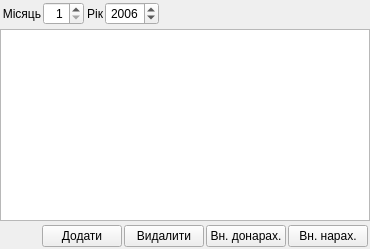
  <widget class="QDockWidget" name="dockWidget_subs">
   <property name="features">
    <set>QDockWidget::DockWidgetFloatable|QDockWidget::DockWidgetMovable</set>
   </property>
   <property name="windowTitle">
    <string>Таблиця СУБСИДІЇ</string>
   </property>
   <attribute name="dockWidgetArea">
    <number>2</number>
   </attribute>
   <widget class="QWidget" name="dockWidgetContents_2">
    <layout class="QGridLayout">
     <property name="horizontalSpacing">
      <number>0</number>
     </property>
     <property name="verticalSpacing">
      <number>2</number>
     </property>
     <property name="margin">
      <number>0</number>
     </property>
     <item row="1" column="0">
      <widget class="QTableView" name="tableView_subs">
       <property name="focusPolicy">
        <enum>Qt::ClickFocus</enum>
       </property>
       <property name="statusTip">
        <string>Таблиця СУБСИДІЇ</string>
       </property>
       <property name="sortingEnabled">
        <bool>true</bool>
       </property>
      </widget>
     </item>
     <item row="2" column="0">
      <layout class="QHBoxLayout">
       <property name="spacing">
        <number>2</number>
       </property>
       <property name="margin">
        <number>2</number>
       </property>
       <item>
        <spacer name="horizontalSpacer_15">
         <property name="orientation">
          <enum>Qt::Horizontal</enum>
         </property>
         <property name="sizeHint" stdset="0">
          <size>
           <width>40</width>
           <height>20</height>
          </size>
         </property>
        </spacer>
       </item>
       <item>
        <widget class="QPushButton" name="pushButton_add_subs">
         <property name="focusPolicy">
          <enum>Qt::ClickFocus</enum>
         </property>
         <property name="statusTip">
          <string>Додати новий запис</string>
         </property>
         <property name="text">
          <string>Додати</string>
         </property>
         <property name="icon">
          <iconset resource="tke/tke_rc">
           <normaloff>:/pictures/pictures/greplus.png</normaloff>:/pictures/pictures/greplus.png</iconset>
         </property>
         <property name="iconSize">
          <size>
           <width>12</width>
           <height>12</height>
          </size>
         </property>
         <property name="flat">
          <bool>false</bool>
         </property>
        </widget>
       </item>
       <item>
        <widget class="QPushButton" name="pushButton_del_subs">
         <property name="focusPolicy">
          <enum>Qt::ClickFocus</enum>
         </property>
         <property name="statusTip">
          <string>Видалити позначений запис</string>
         </property>
         <property name="text">
          <string>Видалити</string>
         </property>
         <property name="icon">
          <iconset resource="tke/tke_rc">
           <normaloff>:/pictures/pictures/greminus.png</normaloff>:/pictures/pictures/greminus.png</iconset>
         </property>
         <property name="iconSize">
          <size>
           <width>12</width>
           <height>12</height>
          </size>
         </property>
        </widget>
       </item>
       <item>
        <widget class="QPushButton" name="pushButton_insert_subs_form">
         <property name="enabled">
          <bool>true</bool>
         </property>
         <property name="text">
          <string>Вн. донарах.</string>
         </property>
         <property name="icon">
          <iconset resource="tke/tke_rc">
           <normaloff>:/pictures/pictures/korganizer.png</normaloff>:/pictures/pictures/korganizer.png</iconset>
         </property>
         <property name="iconSize">
          <size>
           <width>12</width>
           <height>12</height>
          </size>
         </property>
        </widget>
       </item>
       <item>
        <widget class="QPushButton" name="pushButton_insert_subs_narah_form">
         <property name="text">
          <string>Вн. нарах.</string>
         </property>
         <property name="icon">
          <iconset resource="tke/tke_rc">
           <normaloff>:/pictures/pictures/korganizer.png</normaloff>:/pictures/pictures/korganizer.png</iconset>
         </property>
         <property name="iconSize">
          <size>
           <width>12</width>
           <height>12</height>
          </size>
         </property>
        </widget>
       </item>
      </layout>
     </item>
     <item row="0" column="0">
      <layout class="QHBoxLayout">
       <property name="spacing">
        <number>2</number>
       </property>
       <property name="margin">
        <number>2</number>
       </property>
       <item>
        <widget class="QLabel" name="label_month_subs">
         <property name="text">
          <string>Місяць</string>
         </property>
         <property name="alignment">
          <set>Qt::AlignRight|Qt::AlignTrailing|Qt::AlignVCenter</set>
         </property>
        </widget>
       </item>
       <item>
        <widget class="QSpinBox" name="spinBox_month_subs">
         <property name="sizePolicy">
          <sizepolicy hsizetype="Fixed" vsizetype="Fixed">
           <horstretch>0</horstretch>
           <verstretch>0</verstretch>
          </sizepolicy>
         </property>
         <property name="minimumSize">
          <size>
           <width>35</width>
           <height>0</height>
          </size>
         </property>
         <property name="alignment">
          <set>Qt::AlignRight|Qt::AlignTrailing|Qt::AlignVCenter</set>
         </property>
         <property name="minimum">
          <number>1</number>
         </property>
         <property name="maximum">
          <number>12</number>
         </property>
         <property name="value">
          <number>1</number>
         </property>
        </widget>
       </item>
       <item>
        <widget class="QLabel" name="label_year_subs">
         <property name="text">
          <string>Рік</string>
         </property>
         <property name="alignment">
          <set>Qt::AlignRight|Qt::AlignTrailing|Qt::AlignVCenter</set>
         </property>
        </widget>
       </item>
       <item>
        <widget class="QSpinBox" name="spinBox_year_subs">
         <property name="minimumSize">
          <size>
           <width>40</width>
           <height>0</height>
          </size>
         </property>
         <property name="alignment">
          <set>Qt::AlignRight|Qt::AlignTrailing|Qt::AlignVCenter</set>
         </property>
         <property name="minimum">
          <number>2003</number>
         </property>
         <property name="maximum">
          <number>2100</number>
         </property>
         <property name="value">
          <number>2006</number>
         </property>
        </widget>
       </item>
       <item>
        <spacer>
         <property name="orientation">
          <enum>Qt::Horizontal</enum>
         </property>
         <property name="sizeHint" stdset="0">
          <size>
           <width>40</width>
           <height>20</height>
          </size>
         </property>
        </spacer>
       </item>
      </layout>
     </item>
    </layout>
   </widget>
  </widget>
